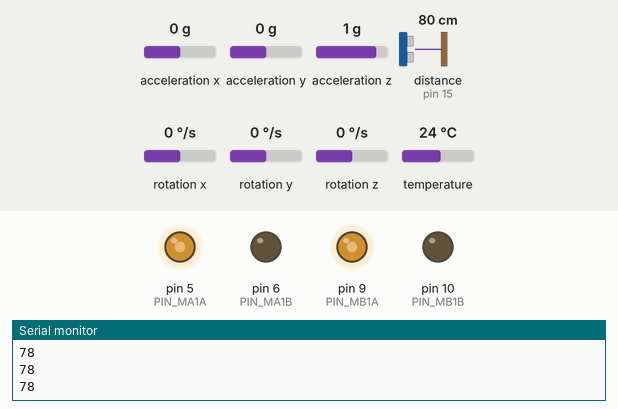
This sketch was run on a simulated Arduino Uno, built with avr-gcc and run on an emulated ATmega328P. Parts: output pins drawn as LEDs (lit = HIGH), the last lines printed to the serial monitor. Wiring (inferred from the names in the program): ultrasonic range finder: trigger pin 14; echo pin 15. Dashed ring = blinking. Inputs (shaded band) come from the test bench; at power-on: distance to the obstacle (sensor on pin 15) 80 cm, acceleration x 0 g, acceleration y 0 g, acceleration z 1 g, rotation x 0 °/s, rotation y 0 °/s, rotation z 0 °/s, temperature 24 °C. The echo pulse lasts 58.3 µs per cm; pins used as bus, display or sensor lines are not drawn.

Above: at 1.2 s.
1.3 s: distance to the obstacle (sensor on pin 15) set to 18 cm
2.8 s: distance to the obstacle (sensor on pin 15) set to 14 cm
At 3.1 s:
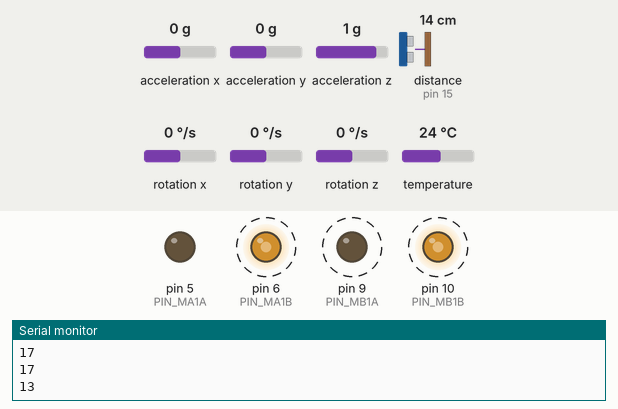
Timing chart, 0 to 11.8 s (numbered marks = the images above; inputs shaded):
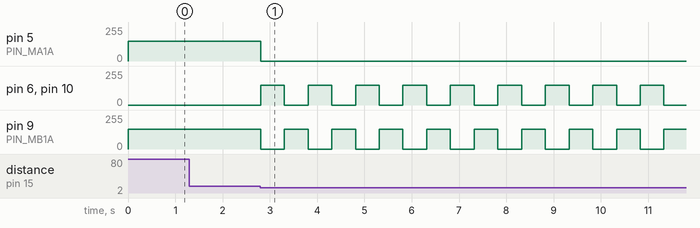

The sketch:

03_sonic_car_class.ino
```cpp
#include <Arduino.h>
#include "Motor.h"
#include "UltrasonicSensor.h"

// Basic demo for accelerometer readings from Adafruit MPU6050

#include <Adafruit_MPU6050.h>
#include <Adafruit_Sensor.h>
#include <Wire.h>

Adafruit_MPU6050 mpu;
//

#define PIN_MA1A 5
#define PIN_MA1B 6
#define PIN_MB1A 9
#define PIN_MB1B 10

#define PIN_SONIC_TRIG 14
#define PIN_SONIC_ECHO 15

int iSpeed = 150;
#define WHEEL_DIFF_VALUE 0

Motor leftMotor(PIN_MA1A, PIN_MA1B);
Motor rightMotor(PIN_MB1A, PIN_MB1B);
UltrasonicSensor sonicSensor(PIN_SONIC_TRIG, PIN_SONIC_ECHO);

void setup() {
  Serial.begin(9600);
  leftMotor.setSpeed(iSpeed);
  rightMotor.setSpeed(iSpeed + WHEEL_DIFF_VALUE);


//

  // Try to initialize!
  if (!mpu.begin()) {
    Serial.println("Failed to find MPU6050 chip");
    while (1) {
      delay(10);
    }
  }
//
}

void loop() {

  //
  sensors_event_t a, g, temp;
  mpu.getEvent(&a, &g, &temp);
  //
  long distance = sonicSensor.getDistance();
  Serial.println(distance);

  if (distance < 15) {
    leftMotor.backward();
    rightMotor.backward();
    delay(500);
    rightMotor.forward();
    leftMotor.stop();
    delay(500);
  } else {
    leftMotor.forward();
    rightMotor.forward();
  }
}
```

Motor.cpp
```cpp
// Motor.cpp
#include "Motor.h"

Motor::Motor(int pinA, int pinB) {
  this->pinA = pinA;
  this->pinB = pinB;
  pinMode(pinA, OUTPUT);
  pinMode(pinB, OUTPUT);
}

void Motor::setSpeed(int speed) {
  this->speed = speed;
}

void Motor::forward() {
  analogWrite(pinA, speed);
  analogWrite(pinB, 0);
}

void Motor::backward() {
  analogWrite(pinA, 0);
  analogWrite(pinB, speed);
}

void Motor::stop() {
  analogWrite(pinA, 0);
  analogWrite(pinB, 0);
}
```

Motor.h
```cpp
// Motor.h
#ifndef Motor_h
#define Motor_h

#include <Arduino.h>

class Motor {
  private:
    int pinA;
    int pinB;
    int speed;

  public:
    Motor(int pinA, int pinB);
    void setSpeed(int speed);
    void forward();
    void backward();
    void stop();
};

#endif
```

UltrasonicSensor.cpp
```cpp
// UltrasonicSensor.cpp
#include "UltrasonicSensor.h"

UltrasonicSensor::UltrasonicSensor(int trigPin, int echoPin) {
  this->trigPin = trigPin;
  this->echoPin = echoPin;
  pinMode(trigPin, OUTPUT);
  pinMode(echoPin, INPUT);
}

long UltrasonicSensor::getDistance() {
  long duration, distance;

  digitalWrite(trigPin, LOW);
  delayMicroseconds(2);
  digitalWrite(trigPin, HIGH);
  delayMicroseconds(10);
  digitalWrite(trigPin, LOW);

  duration = pulseIn(echoPin, HIGH);
  distance = ((340 * duration) / 10000) / 2;

  return distance;
}
```

UltrasonicSensor.h
```cpp
// UltrasonicSensor.h
#ifndef UltrasonicSensor_h
#define UltrasonicSensor_h

#include <Arduino.h>

class UltrasonicSensor {
  private:
    int trigPin;
    int echoPin;

  public:
    UltrasonicSensor(int trigPin, int echoPin);
    long getDistance();
};

#endif
```

Measured:
- the behaviour switches between 16 and 15 cm on distance to the obstacle (sensor on pin 15) (found by bisection; images 0 and 1)
- after the input at 2.8 s, pin 5 (PIN_MA1A): 150/255 → 0/255 at once; pin 6 (PIN_MA1B), pin 9 (PIN_MB1A), pin 10 (PIN_MB1B): alternates 150/255 for 0.50 s and 0/255 for 0.50 s, starting at once
